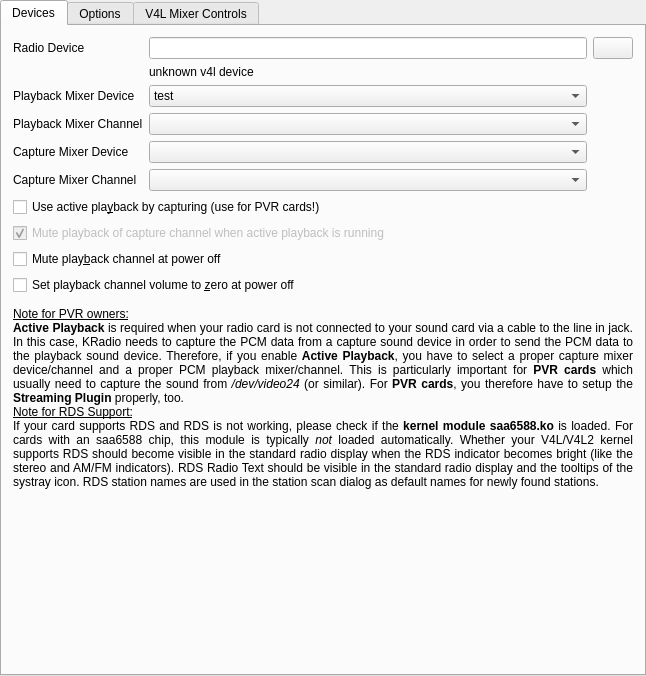
<?xml version="1.0" encoding="UTF-8"?>
<ui version="4.0">
 <class>V4LRadioConfigurationUI</class>
 <widget class="QWidget" name="V4LRadioConfigurationUI">
  <property name="geometry">
   <rect>
    <x>0</x>
    <y>0</y>
    <width>646</width>
    <height>676</height>
   </rect>
  </property>
  <property name="windowTitle">
   <string>SetupDialogGeneral</string>
  </property>
  <layout class="QGridLayout">
   <property name="margin">
    <number>0</number>
   </property>
   <item row="0" column="0">
    <widget class="QTabWidget" name="kTabWidget1">
     <property name="currentIndex">
      <number>0</number>
     </property>
     <widget class="QWidget" name="TabPage">
      <attribute name="title">
       <string>Devices</string>
      </attribute>
      <layout class="QGridLayout">
       <property name="margin">
        <number>11</number>
       </property>
       <item row="3" column="0">
        <widget class="QLabel" name="labelPlaybackMixerDevice">
         <property name="text">
          <string>Playback Mixer Device</string>
         </property>
         <property name="wordWrap">
          <bool>false</bool>
         </property>
        </widget>
       </item>
       <item row="4" column="0">
        <widget class="QLabel" name="labelPlaybackMixerChannel">
         <property name="text">
          <string>Playback Mixer Channel</string>
         </property>
         <property name="wordWrap">
          <bool>false</bool>
         </property>
        </widget>
       </item>
       <item row="0" column="0">
        <widget class="QLabel" name="labelRadioDevice">
         <property name="text">
          <string>Radio Device</string>
         </property>
         <property name="wordWrap">
          <bool>false</bool>
         </property>
        </widget>
       </item>
       <item row="5" column="0">
        <widget class="QLabel" name="labelCaptureMixerDevice">
         <property name="text">
          <string>Capture Mixer Device</string>
         </property>
         <property name="wordWrap">
          <bool>false</bool>
         </property>
        </widget>
       </item>
       <item row="6" column="1">
        <widget class="QComboBox" name="comboCaptureMixerChannel">
         <property name="sizePolicy">
          <sizepolicy hsizetype="Minimum" vsizetype="Preferred">
           <horstretch>0</horstretch>
           <verstretch>0</verstretch>
          </sizepolicy>
         </property>
        </widget>
       </item>
       <item row="6" column="0">
        <widget class="QLabel" name="labelCaptureMixerChannel">
         <property name="text">
          <string>Capture Mixer Channel</string>
         </property>
         <property name="wordWrap">
          <bool>false</bool>
         </property>
        </widget>
       </item>
       <item row="5" column="1">
        <widget class="QComboBox" name="comboCaptureMixerDevice">
         <property name="sizePolicy">
          <sizepolicy hsizetype="Minimum" vsizetype="Preferred">
           <horstretch>0</horstretch>
           <verstretch>0</verstretch>
          </sizepolicy>
         </property>
        </widget>
       </item>
       <item row="4" column="1">
        <widget class="QComboBox" name="comboPlaybackMixerChannel">
         <property name="sizePolicy">
          <sizepolicy hsizetype="Minimum" vsizetype="Preferred">
           <horstretch>0</horstretch>
           <verstretch>0</verstretch>
          </sizepolicy>
         </property>
        </widget>
       </item>
       <item row="3" column="1">
        <widget class="QComboBox" name="comboPlaybackMixerDevice">
         <property name="sizePolicy">
          <sizepolicy hsizetype="Minimum" vsizetype="Preferred">
           <horstretch>0</horstretch>
           <verstretch>0</verstretch>
          </sizepolicy>
         </property>
         <item>
          <property name="text">
           <string>test</string>
          </property>
         </item>
        </widget>
       </item>
       <item row="2" column="1">
        <widget class="QLabel" name="labelDescription">
         <property name="text">
          <string>unknown v4l device</string>
         </property>
         <property name="wordWrap">
          <bool>false</bool>
         </property>
        </widget>
       </item>
       <item row="0" column="1">
        <widget class="QLineEdit" name="editRadioDevice">
         <property name="sizePolicy">
          <sizepolicy hsizetype="Expanding" vsizetype="Preferred">
           <horstretch>0</horstretch>
           <verstretch>0</verstretch>
          </sizepolicy>
         </property>
        </widget>
       </item>
       <item row="7" column="0" colspan="3">
        <widget class="QCheckBox" name="m_checkboxActivePlayback">
         <property name="sizePolicy">
          <sizepolicy hsizetype="Minimum" vsizetype="Minimum">
           <horstretch>0</horstretch>
           <verstretch>0</verstretch>
          </sizepolicy>
         </property>
         <property name="toolTip">
          <string>&lt;!DOCTYPE HTML PUBLIC &quot;-//W3C//DTD HTML 4.0//EN&quot; &quot;http://www.w3.org/TR/REC-html40/strict.dtd&quot;&gt;
&lt;html&gt;&lt;head&gt;&lt;meta name=&quot;qrichtext&quot; content=&quot;1&quot; /&gt;&lt;style type=&quot;text/css&quot;&gt;
p, li { white-space: pre-wrap; }
&lt;/style&gt;&lt;/head&gt;&lt;body style=&quot; font-family:'Sans Serif'; font-size:9pt; font-weight:400; font-style:normal;&quot;&gt;
&lt;p align=&quot;justify&quot; style=&quot; margin-top:0px; margin-bottom:0px; margin-left:0px; margin-right:0px; -qt-block-indent:0; text-indent:0px;&quot;&gt;&lt;span style=&quot; font-weight:600;&quot;&gt;Active Playback&lt;/span&gt; is required when your radio card is not connected to your sound card via a cable to the line in jack. In this case, KRadio needs to capture the PCM data from a capture sound device in order to send the PCM data to the playback sound device. Therefore, if you enable &lt;span style=&quot; font-weight:600;&quot;&gt;Active Playback&lt;/span&gt;, you have to select a proper capture mixer device/channel and a proper PCM playback mixer/channel. This is particularly important for &lt;span style=&quot; font-weight:600;&quot;&gt;PVR cards&lt;/span&gt; which usually need to capture the sound from &lt;span style=&quot; font-style:italic;&quot;&gt;/dev/video24&lt;/span&gt; (or similar). For &lt;span style=&quot; font-weight:600;&quot;&gt;PVR cards&lt;/span&gt;, you therefore have to setup the &lt;span style=&quot; font-weight:600;&quot;&gt;Streaming Plugin&lt;/span&gt; properly, too.&lt;/p&gt;&lt;/body&gt;&lt;/html&gt;</string>
         </property>
         <property name="whatsThis">
          <string>&lt;!DOCTYPE HTML PUBLIC &quot;-//W3C//DTD HTML 4.0//EN&quot; &quot;http://www.w3.org/TR/REC-html40/strict.dtd&quot;&gt;
&lt;html&gt;&lt;head&gt;&lt;meta name=&quot;qrichtext&quot; content=&quot;1&quot; /&gt;&lt;style type=&quot;text/css&quot;&gt;
p, li { white-space: pre-wrap; }
&lt;/style&gt;&lt;/head&gt;&lt;body style=&quot; font-family:'Sans Serif'; font-size:9pt; font-weight:400; font-style:normal;&quot;&gt;
&lt;p align=&quot;justify&quot; style=&quot; margin-top:0px; margin-bottom:0px; margin-left:0px; margin-right:0px; -qt-block-indent:0; text-indent:0px;&quot;&gt;&lt;span style=&quot; font-weight:600;&quot;&gt;Active Playback&lt;/span&gt; is required when your radio card is not connected to your sound card via a cable to the line in jack. In this case, KRadio needs to capture the PCM data from a capture sound device in order to send the PCM data to the playback sound device. Therefore, if you enable &lt;span style=&quot; font-weight:600;&quot;&gt;Active Playback&lt;/span&gt;, you have to select a proper capture mixer device/channel and a proper PCM playback mixer/channel. This is particularly important for &lt;span style=&quot; font-weight:600;&quot;&gt;PVR cards&lt;/span&gt; which usually need to capture the sound from &lt;span style=&quot; font-style:italic;&quot;&gt;/dev/video24&lt;/span&gt; (or similar). For &lt;span style=&quot; font-weight:600;&quot;&gt;PVR cards&lt;/span&gt;, you therefore have to setup the &lt;span style=&quot; font-weight:600;&quot;&gt;Streaming Plugin&lt;/span&gt; properly, too.&lt;/p&gt;&lt;/body&gt;&lt;/html&gt;</string>
         </property>
         <property name="text">
          <string>Use active pla&amp;yback by capturing (use for PVR cards!)</string>
         </property>
         <property name="shortcut">
          <string>Alt+Y</string>
         </property>
        </widget>
       </item>
       <item row="9" column="0" colspan="3">
        <widget class="QCheckBox" name="m_checkboxMuteOnPowerOff">
         <property name="sizePolicy">
          <sizepolicy hsizetype="Minimum" vsizetype="Minimum">
           <horstretch>0</horstretch>
           <verstretch>0</verstretch>
          </sizepolicy>
         </property>
         <property name="text">
          <string>Mute play&amp;back channel at power off</string>
         </property>
         <property name="shortcut">
          <string>Alt+B</string>
         </property>
        </widget>
       </item>
       <item row="10" column="0" colspan="3">
        <widget class="QCheckBox" name="m_checkboxVolumeZeroOnPowerOff">
         <property name="sizePolicy">
          <sizepolicy hsizetype="Minimum" vsizetype="Minimum">
           <horstretch>0</horstretch>
           <verstretch>0</verstretch>
          </sizepolicy>
         </property>
         <property name="text">
          <string>Set playback channel volume to &amp;zero at power off</string>
         </property>
         <property name="shortcut">
          <string>Alt+Z</string>
         </property>
        </widget>
       </item>
       <item row="11" column="0" colspan="3">
        <widget class="KSeparator" name="kseparator"/>
       </item>
       <item row="15" column="0" colspan="3">
        <widget class="QLabel" name="label_2">
         <property name="sizePolicy">
          <sizepolicy hsizetype="MinimumExpanding" vsizetype="Minimum">
           <horstretch>0</horstretch>
           <verstretch>0</verstretch>
          </sizepolicy>
         </property>
         <property name="text">
          <string>&lt;!DOCTYPE HTML PUBLIC &quot;-//W3C//DTD HTML 4.0//EN&quot; &quot;http://www.w3.org/TR/REC-html40/strict.dtd&quot;&gt;
&lt;html&gt;&lt;head&gt;&lt;meta name=&quot;qrichtext&quot; content=&quot;1&quot; /&gt;&lt;style type=&quot;text/css&quot;&gt;
p, li { white-space: pre-wrap; }
&lt;/style&gt;&lt;/head&gt;&lt;body style=&quot; font-family:'Sans Serif'; font-size:9pt; font-weight:400; font-style:normal;&quot;&gt;
&lt;p align=&quot;justify&quot; style=&quot; margin-top:0px; margin-bottom:0px; margin-left:0px; margin-right:0px; -qt-block-indent:0; text-indent:0px;&quot;&gt;&lt;span style=&quot; text-decoration: underline;&quot;&gt;Note for PVR owners:&lt;/span&gt;&lt;/p&gt;
&lt;p align=&quot;justify&quot; style=&quot; margin-top:0px; margin-bottom:0px; margin-left:0px; margin-right:0px; -qt-block-indent:0; text-indent:0px;&quot;&gt;&lt;span style=&quot; font-weight:600;&quot;&gt;Active Playback&lt;/span&gt; is required when your radio card is not connected to your sound card via a cable to the line in jack. In this case, KRadio needs to capture the PCM data from a capture sound device in order to send the PCM data to the playback sound device. Therefore, if you enable &lt;span style=&quot; font-weight:600;&quot;&gt;Active Playback&lt;/span&gt;, you have to select a proper capture mixer device/channel and a proper PCM playback mixer/channel. This is particularly important for &lt;span style=&quot; font-weight:600;&quot;&gt;PVR cards&lt;/span&gt; which usually need to capture the sound from &lt;span style=&quot; font-style:italic;&quot;&gt;/dev/video24&lt;/span&gt; (or similar). For &lt;span style=&quot; font-weight:600;&quot;&gt;PVR cards&lt;/span&gt;, you therefore have to setup the &lt;span style=&quot; font-weight:600;&quot;&gt;Streaming Plugin&lt;/span&gt; properly, too.&lt;/p&gt;
&lt;p align=&quot;justify&quot; style=&quot; margin-top:0px; margin-bottom:0px; margin-left:0px; margin-right:0px; -qt-block-indent:0; text-indent:0px;&quot;&gt;&lt;span style=&quot; text-decoration: underline;&quot;&gt;Note for RDS Support:&lt;/span&gt;&lt;/p&gt;
&lt;p align=&quot;justify&quot; style=&quot; margin-top:0px; margin-bottom:0px; margin-left:0px; margin-right:0px; -qt-block-indent:0; text-indent:0px;&quot;&gt;If your card supports RDS and RDS is not working, please check if the &lt;span style=&quot; font-weight:600;&quot;&gt;kernel module saa6588.ko&lt;/span&gt; is loaded. For cards with an saa6588 chip, this module is typically &lt;span style=&quot; font-style:italic;&quot;&gt;not&lt;/span&gt; loaded automatically. Whether your V4L/V4L2 kernel supports RDS should become visible in the standard radio display when the RDS indicator becomes bright (like the stereo and AM/FM indicators). RDS Radio Text should be visible in the standard radio display and the tooltips of the systray icon. RDS station names are used in the station scan dialog as default names for newly found stations.&lt;/p&gt;&lt;/body&gt;&lt;/html&gt;</string>
         </property>
         <property name="wordWrap">
          <bool>true</bool>
         </property>
        </widget>
       </item>
       <item row="8" column="0" colspan="3">
        <widget class="QCheckBox" name="m_checkboxActivePlaybackMuteCaptureChannelPlayback">
         <property name="enabled">
          <bool>false</bool>
         </property>
         <property name="sizePolicy">
          <sizepolicy hsizetype="Minimum" vsizetype="Minimum">
           <horstretch>0</horstretch>
           <verstretch>0</verstretch>
          </sizepolicy>
         </property>
         <property name="text">
          <string>Mute playback of capture channel when active playback is running</string>
         </property>
         <property name="shortcut">
          <string>Alt+Y</string>
         </property>
         <property name="checked">
          <bool>true</bool>
         </property>
        </widget>
       </item>
       <item row="16" column="1">
        <spacer name="spacer15">
         <property name="orientation">
          <enum>Qt::Vertical</enum>
         </property>
         <property name="sizeType">
          <enum>QSizePolicy::MinimumExpanding</enum>
         </property>
         <property name="sizeHint" stdset="0">
          <size>
           <width>5</width>
           <height>0</height>
          </size>
         </property>
        </spacer>
       </item>
       <item row="0" column="2">
        <widget class="QPushButton" name="buttonSelectRadioDevice">
         <property name="sizePolicy">
          <sizepolicy hsizetype="Minimum" vsizetype="Minimum">
           <horstretch>0</horstretch>
           <verstretch>0</verstretch>
          </sizepolicy>
         </property>
         <property name="text">
          <string/>
         </property>
        </widget>
       </item>
      </layout>
     </widget>
     <widget class="QWidget" name="TabPage">
      <attribute name="title">
       <string>Options</string>
      </attribute>
      <layout class="QGridLayout">
       <property name="margin">
        <number>11</number>
       </property>
       <item row="0" column="2">
        <layout class="QHBoxLayout">
         <property name="margin">
          <number>0</number>
         </property>
         <item>
          <widget class="QLabel" name="labelFrequencyRange">
           <property name="enabled">
            <bool>true</bool>
           </property>
           <property name="text">
            <string>to</string>
           </property>
           <property name="wordWrap">
            <bool>false</bool>
           </property>
          </widget>
         </item>
         <item>
          <widget class="QSpinBox" name="editMaxFrequency">
           <property name="enabled">
            <bool>true</bool>
           </property>
           <property name="sizePolicy">
            <sizepolicy hsizetype="Minimum" vsizetype="Preferred">
             <horstretch>0</horstretch>
             <verstretch>0</verstretch>
            </sizepolicy>
           </property>
           <property name="suffix">
            <string> kHz</string>
           </property>
           <property name="minimum">
            <number>1</number>
           </property>
           <property name="maximum">
            <number>300000</number>
           </property>
           <property name="singleStep">
            <number>1000</number>
           </property>
           <property name="value">
            <number>300000</number>
           </property>
          </widget>
         </item>
        </layout>
       </item>
       <item row="2" column="1">
        <widget class="QSpinBox" name="editScanStep">
         <property name="sizePolicy">
          <sizepolicy hsizetype="Minimum" vsizetype="Preferred">
           <horstretch>0</horstretch>
           <verstretch>0</verstretch>
          </sizepolicy>
         </property>
         <property name="suffix">
          <string> kHz</string>
         </property>
         <property name="minimum">
          <number>1</number>
         </property>
         <property name="maximum">
          <number>500</number>
         </property>
         <property name="value">
          <number>50</number>
         </property>
        </widget>
       </item>
       <item row="4" column="0">
        <widget class="QLabel" name="labelSignalMinQuality">
         <property name="text">
          <string>minimum signal quality</string>
         </property>
         <property name="wordWrap">
          <bool>false</bool>
         </property>
        </widget>
       </item>
       <item row="0" column="1">
        <widget class="QSpinBox" name="editMinFrequency">
         <property name="enabled">
          <bool>true</bool>
         </property>
         <property name="sizePolicy">
          <sizepolicy hsizetype="Minimum" vsizetype="Preferred">
           <horstretch>0</horstretch>
           <verstretch>0</verstretch>
          </sizepolicy>
         </property>
         <property name="suffix">
          <string> kHz</string>
         </property>
         <property name="minimum">
          <number>0</number>
         </property>
         <property name="maximum">
          <number>2999999</number>
         </property>
         <property name="singleStep">
          <number>1000</number>
         </property>
         <property name="value">
          <number>0</number>
         </property>
        </widget>
       </item>
       <item row="2" column="0">
        <widget class="QLabel" name="labelScanStep">
         <property name="text">
          <string>station scan step</string>
         </property>
         <property name="wordWrap">
          <bool>false</bool>
         </property>
        </widget>
       </item>
       <item row="0" column="0">
        <widget class="QLabel" name="labelMinMaxFrequency">
         <property name="text">
          <string>allowed frequency range</string>
         </property>
         <property name="wordWrap">
          <bool>false</bool>
         </property>
        </widget>
       </item>
       <item row="2" column="2">
        <widget class="QLabel" name="textLabel1_3">
         <property name="text">
          <string/>
         </property>
         <property name="wordWrap">
          <bool>false</bool>
         </property>
        </widget>
       </item>
       <item row="4" column="1">
        <widget class="QSpinBox" name="editSignalMinQuality">
         <property name="sizePolicy">
          <sizepolicy hsizetype="Minimum" vsizetype="Preferred">
           <horstretch>0</horstretch>
           <verstretch>0</verstretch>
          </sizepolicy>
         </property>
         <property name="value">
          <number>75</number>
         </property>
        </widget>
       </item>
       <item row="4" column="2">
        <widget class="QLabel" name="textLabel1_4_2">
         <property name="text">
          <string/>
         </property>
         <property name="wordWrap">
          <bool>false</bool>
         </property>
        </widget>
       </item>
       <item row="9" column="1">
        <spacer name="spacer16">
         <property name="orientation">
          <enum>Qt::Vertical</enum>
         </property>
         <property name="sizeType">
          <enum>QSizePolicy::Expanding</enum>
         </property>
         <property name="sizeHint" stdset="0">
          <size>
           <width>20</width>
           <height>5</height>
          </size>
         </property>
        </spacer>
       </item>
       <item row="1" column="1">
        <widget class="QLabel" name="labelDevMinFrequency">
         <property name="text">
          <string>65 MHz</string>
         </property>
         <property name="alignment">
          <set>Qt::AlignRight|Qt::AlignTrailing|Qt::AlignVCenter</set>
         </property>
        </widget>
       </item>
       <item row="1" column="2">
        <widget class="QLabel" name="labelDevMaxFrequency">
         <property name="text">
          <string>108 MHz</string>
         </property>
         <property name="alignment">
          <set>Qt::AlignRight|Qt::AlignTrailing|Qt::AlignVCenter</set>
         </property>
        </widget>
       </item>
       <item row="1" column="0">
        <widget class="QLabel" name="labelDevMinMaxFrequency">
         <property name="text">
          <string>device frequency range</string>
         </property>
        </widget>
       </item>
       <item row="5" column="0" colspan="3">
        <widget class="KSeparator" name="kseparator_2"/>
       </item>
       <item row="6" column="0">
        <widget class="QLabel" name="label_3">
         <property name="text">
          <string>V4L Version to use</string>
         </property>
        </widget>
       </item>
       <item row="6" column="1">
        <widget class="QRadioButton" name="rbV4L1Version">
         <property name="text">
          <string>V4L-1 API</string>
         </property>
        </widget>
       </item>
       <item row="6" column="2">
        <widget class="QRadioButton" name="rbV4L2Version">
         <property name="text">
          <string>V4L-2 API</string>
         </property>
        </widget>
       </item>
       <item row="7" column="0" colspan="3">
        <widget class="KSeparator" name="kseparator_3"/>
       </item>
       <item row="3" column="0" colspan="3">
        <widget class="KSeparator" name="kseparator_7"/>
       </item>
       <item row="8" column="1" colspan="2">
        <widget class="QCheckBox" name="m_checkboxForceRDSEnabled">
         <property name="text">
          <string>Force Enabled</string>
         </property>
        </widget>
       </item>
       <item row="8" column="0">
        <widget class="QLabel" name="label_6">
         <property name="text">
          <string>RDS</string>
         </property>
        </widget>
       </item>
      </layout>
     </widget>
     <widget class="QWidget" name="TabPage">
      <attribute name="title">
       <string>V4L Mixer Controls</string>
      </attribute>
      <layout class="QGridLayout">
       <property name="margin">
        <number>11</number>
       </property>
       <item row="0" column="0">
        <layout class="QVBoxLayout">
         <property name="spacing">
          <number>3</number>
         </property>
         <property name="margin">
          <number>0</number>
         </property>
         <item>
          <widget class="QLabel" name="labelDeviceVolume">
           <property name="text">
            <string>volume</string>
           </property>
           <property name="alignment">
            <set>Qt::AlignCenter</set>
           </property>
           <property name="wordWrap">
            <bool>false</bool>
           </property>
          </widget>
         </item>
         <item>
          <layout class="QHBoxLayout">
           <item>
            <spacer name="spacer42">
             <property name="orientation">
              <enum>Qt::Horizontal</enum>
             </property>
             <property name="sizeType">
              <enum>QSizePolicy::Expanding</enum>
             </property>
             <property name="sizeHint" stdset="0">
              <size>
               <width>20</width>
               <height>20</height>
              </size>
             </property>
            </spacer>
           </item>
           <item>
            <widget class="QSlider" name="sliderDeviceVolume">
             <property name="maximum">
              <number>100</number>
             </property>
             <property name="orientation">
              <enum>Qt::Vertical</enum>
             </property>
            </widget>
           </item>
           <item>
            <spacer name="spacer43">
             <property name="orientation">
              <enum>Qt::Horizontal</enum>
             </property>
             <property name="sizeType">
              <enum>QSizePolicy::Expanding</enum>
             </property>
             <property name="sizeHint" stdset="0">
              <size>
               <width>16</width>
               <height>20</height>
              </size>
             </property>
            </spacer>
           </item>
          </layout>
         </item>
         <item>
          <widget class="KDoubleNumInput" name="editDeviceVolume">
           <property name="maxValue" stdset="0">
            <number>1</number>
           </property>
          </widget>
         </item>
        </layout>
       </item>
       <item row="0" column="1">
        <layout class="QVBoxLayout">
         <property name="spacing">
          <number>3</number>
         </property>
         <property name="margin">
          <number>0</number>
         </property>
         <item>
          <widget class="QLabel" name="labelTreble">
           <property name="text">
            <string>treble</string>
           </property>
           <property name="alignment">
            <set>Qt::AlignCenter</set>
           </property>
           <property name="wordWrap">
            <bool>false</bool>
           </property>
          </widget>
         </item>
         <item>
          <layout class="QHBoxLayout">
           <item>
            <spacer name="spacer42_2">
             <property name="orientation">
              <enum>Qt::Horizontal</enum>
             </property>
             <property name="sizeType">
              <enum>QSizePolicy::Expanding</enum>
             </property>
             <property name="sizeHint" stdset="0">
              <size>
               <width>20</width>
               <height>20</height>
              </size>
             </property>
            </spacer>
           </item>
           <item>
            <widget class="QSlider" name="sliderTreble">
             <property name="maximum">
              <number>100</number>
             </property>
             <property name="orientation">
              <enum>Qt::Vertical</enum>
             </property>
            </widget>
           </item>
           <item>
            <spacer name="spacer43_2">
             <property name="orientation">
              <enum>Qt::Horizontal</enum>
             </property>
             <property name="sizeType">
              <enum>QSizePolicy::Expanding</enum>
             </property>
             <property name="sizeHint" stdset="0">
              <size>
               <width>16</width>
               <height>20</height>
              </size>
             </property>
            </spacer>
           </item>
          </layout>
         </item>
         <item>
          <widget class="KDoubleNumInput" name="editTreble">
           <property name="maxValue" stdset="0">
            <number>1</number>
           </property>
          </widget>
         </item>
        </layout>
       </item>
       <item row="0" column="2">
        <layout class="QVBoxLayout">
         <property name="spacing">
          <number>3</number>
         </property>
         <property name="margin">
          <number>0</number>
         </property>
         <item>
          <widget class="QLabel" name="labelBass">
           <property name="text">
            <string>bass</string>
           </property>
           <property name="alignment">
            <set>Qt::AlignCenter</set>
           </property>
           <property name="wordWrap">
            <bool>false</bool>
           </property>
          </widget>
         </item>
         <item>
          <layout class="QHBoxLayout">
           <item>
            <spacer name="spacer42_2_3">
             <property name="orientation">
              <enum>Qt::Horizontal</enum>
             </property>
             <property name="sizeType">
              <enum>QSizePolicy::Expanding</enum>
             </property>
             <property name="sizeHint" stdset="0">
              <size>
               <width>20</width>
               <height>20</height>
              </size>
             </property>
            </spacer>
           </item>
           <item>
            <widget class="QSlider" name="sliderBass">
             <property name="maximum">
              <number>100</number>
             </property>
             <property name="orientation">
              <enum>Qt::Vertical</enum>
             </property>
            </widget>
           </item>
           <item>
            <spacer name="spacer43_2_3">
             <property name="orientation">
              <enum>Qt::Horizontal</enum>
             </property>
             <property name="sizeType">
              <enum>QSizePolicy::Expanding</enum>
             </property>
             <property name="sizeHint" stdset="0">
              <size>
               <width>16</width>
               <height>20</height>
              </size>
             </property>
            </spacer>
           </item>
          </layout>
         </item>
         <item>
          <widget class="KDoubleNumInput" name="editBass">
           <property name="maxValue" stdset="0">
            <number>1</number>
           </property>
          </widget>
         </item>
        </layout>
       </item>
       <item row="0" column="3">
        <layout class="QVBoxLayout">
         <property name="spacing">
          <number>3</number>
         </property>
         <item>
          <widget class="QLabel" name="labelBalance">
           <property name="text">
            <string>balance</string>
           </property>
           <property name="alignment">
            <set>Qt::AlignCenter</set>
           </property>
           <property name="wordWrap">
            <bool>false</bool>
           </property>
          </widget>
         </item>
         <item>
          <spacer name="spacer40">
           <property name="orientation">
            <enum>Qt::Vertical</enum>
           </property>
           <property name="sizeType">
            <enum>QSizePolicy::Expanding</enum>
           </property>
           <property name="sizeHint" stdset="0">
            <size>
             <width>20</width>
             <height>33</height>
            </size>
           </property>
          </spacer>
         </item>
         <item>
          <widget class="QSlider" name="sliderBalance">
           <property name="minimum">
            <number>0</number>
           </property>
           <property name="maximum">
            <number>65535</number>
           </property>
           <property name="pageStep">
            <number>1</number>
           </property>
           <property name="value">
            <number>0</number>
           </property>
           <property name="orientation">
            <enum>Qt::Horizontal</enum>
           </property>
          </widget>
         </item>
         <item>
          <spacer name="spacer41">
           <property name="orientation">
            <enum>Qt::Vertical</enum>
           </property>
           <property name="sizeType">
            <enum>QSizePolicy::Expanding</enum>
           </property>
           <property name="sizeHint" stdset="0">
            <size>
             <width>20</width>
             <height>33</height>
            </size>
           </property>
          </spacer>
         </item>
         <item>
          <widget class="KDoubleNumInput" name="editBalance">
           <property name="minValue" stdset="0">
            <number>-1</number>
           </property>
           <property name="maxValue" stdset="0">
            <number>1</number>
           </property>
          </widget>
         </item>
        </layout>
       </item>
      </layout>
     </widget>
    </widget>
   </item>
  </layout>
 </widget>
 <layoutdefault spacing="6" margin="0"/>
 <customwidgets>
  <customwidget>
   <class>KDoubleNumInput</class>
   <extends>QWidget</extends>
   <header>knuminput.h</header>
  </customwidget>
  <customwidget>
   <class>KSeparator</class>
   <extends>QFrame</extends>
   <header>kseparator.h</header>
  </customwidget>
 </customwidgets>
 <tabstops>
  <tabstop>kTabWidget1</tabstop>
  <tabstop>editRadioDevice</tabstop>
  <tabstop>buttonSelectRadioDevice</tabstop>
  <tabstop>comboPlaybackMixerDevice</tabstop>
  <tabstop>comboPlaybackMixerChannel</tabstop>
  <tabstop>comboCaptureMixerDevice</tabstop>
  <tabstop>comboCaptureMixerChannel</tabstop>
  <tabstop>m_checkboxActivePlayback</tabstop>
  <tabstop>m_checkboxActivePlaybackMuteCaptureChannelPlayback</tabstop>
  <tabstop>m_checkboxMuteOnPowerOff</tabstop>
  <tabstop>m_checkboxVolumeZeroOnPowerOff</tabstop>
  <tabstop>editMinFrequency</tabstop>
  <tabstop>editMaxFrequency</tabstop>
  <tabstop>editScanStep</tabstop>
  <tabstop>editSignalMinQuality</tabstop>
  <tabstop>rbV4L1Version</tabstop>
  <tabstop>rbV4L2Version</tabstop>
  <tabstop>m_checkboxForceRDSEnabled</tabstop>
  <tabstop>sliderDeviceVolume</tabstop>
  <tabstop>sliderTreble</tabstop>
  <tabstop>sliderBass</tabstop>
  <tabstop>sliderBalance</tabstop>
 </tabstops>
 <includes>
  <include location="local">ktabwidget.h</include>
  <include location="local">knuminput.h</include>
  <include location="local">knuminput.h</include>
  <include location="local">knuminput.h</include>
  <include location="local">knuminput.h</include>
  <include location="local">knuminput.h</include>
  <include location="local">knuminput.h</include>
  <include location="local">knuminput.h</include>
  <include location="local">knuminput.h</include>
 </includes>
 <resources/>
 <connections>
  <connection>
   <sender>m_checkboxActivePlayback</sender>
   <signal>toggled(bool)</signal>
   <receiver>m_checkboxActivePlaybackMuteCaptureChannelPlayback</receiver>
   <slot>setEnabled(bool)</slot>
   <hints>
    <hint type="sourcelabel">
     <x>157</x>
     <y>248</y>
    </hint>
    <hint type="destinationlabel">
     <x>157</x>
     <y>274</y>
    </hint>
   </hints>
  </connection>
 </connections>
</ui>
